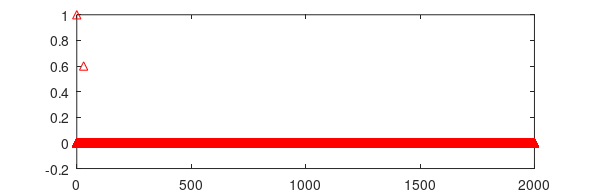
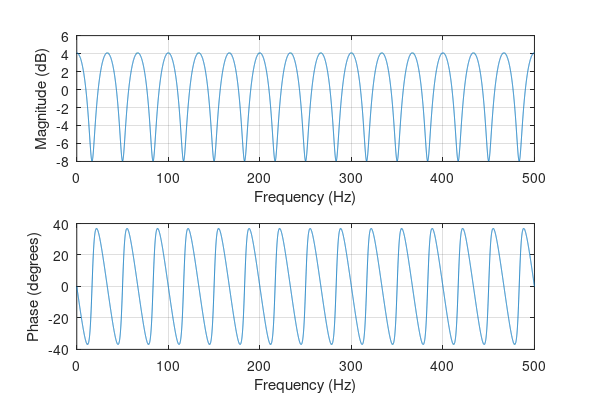
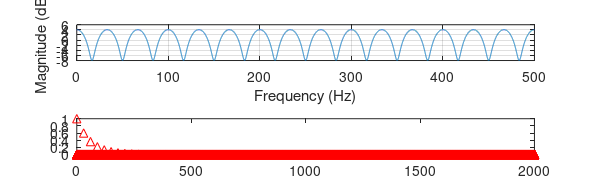
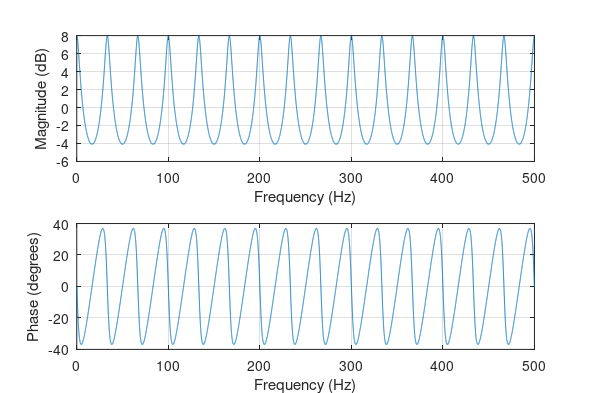

Source code (MATLAB) for these figures, in order:
%% 2.1 bounce bounce

% setup some parameters:
Fs = 44100; % in Hz
delay = 0.03; % in s
delayZ = round(Fs*delay); % delay in samples.
% note that this only allows delays in multiples of 1/Fs
% if we want a more precise delay, we cound use interpolation
alpha = 0.6; % dampening

%%  FIR delay:
b = [1; zeros(delayZ-1,1); alpha];
a = 1;

impz(b,a,Fs*2,Fs)
set(gca,'Fontsize',10)
set(gcf,'paperunits','centimeters','Paperposition',[0 0 15 5])
saveas(gcf,'./pics/firDelay30imp.eps','psc2')

freqz(b,a,linspace(0,500,20000),Fs)
set(gca,'Fontsize',10)
set(gcf,'paperunits','centimeters','Paperposition',[0 0 15 10])
saveas(gcf,'./pics/firDelay30freq.eps','psc2')


%%  IIR delay:
a = [1; zeros(delayZ-1,1); -alpha];
b = 1;
impz(b,a,Fs*2,Fs)
set(gca,'Fontsize',10)
set(gcf,'paperunits','centimeters','Paperposition',[0 0 15 5])
saveas(gcf,'./pics/iirDelay30imp.eps','psc2')

freqz(b,a,linspace(0,500,20000),Fs)
set(gca,'Fontsize',10)
set(gcf,'paperunits','centimeters','Paperposition',[0 0 15 10])
saveas(gcf,'./pics/iirDelay30freq.eps','psc2')

%% Different delay times
delay = 0.01; % in s
delayZ = round(Fs*delay); % delay in samples.
%  IIR delay:
a = [1; zeros(delayZ-1,1); -alpha];
b = 1;
impz(b,a,Fs*2,Fs)
set(gca,'Fontsize',10)
set(gcf,'paperunits','centimeters','Paperposition',[0 0 15 5])
saveas(gcf,'./pics/iirDelay10imp.eps','psc2')

freqz(b,a,linspace(0,500,20000),Fs)
set(gca,'Fontsize',10)
set(gcf,'paperunits','centimeters','Paperposition',[0 0 15 10])
saveas(gcf,'./pics/iirDelay10freq.eps','psc2')

delay = 0.2; % in s
delayZ = round(Fs*delay); % delay in samples.
%  IIR delay:
a = [1; zeros(delayZ-1,1); -alpha];
b = 1;
impz(b,a,Fs*2,Fs)
set(gca,'Fontsize',10)
set(gcf,'paperunits','centimeters','Paperposition',[0 0 15 5])
saveas(gcf,'./pics/iirDelay200imp.eps','psc2')

freqz(b,a,linspace(0,500,20000),Fs)
set(gca,'Fontsize',10)
set(gcf,'paperunits','centimeters','Paperposition',[0 0 15 10])
saveas(gcf,'./pics/iirDelay200freq.eps','psc2')